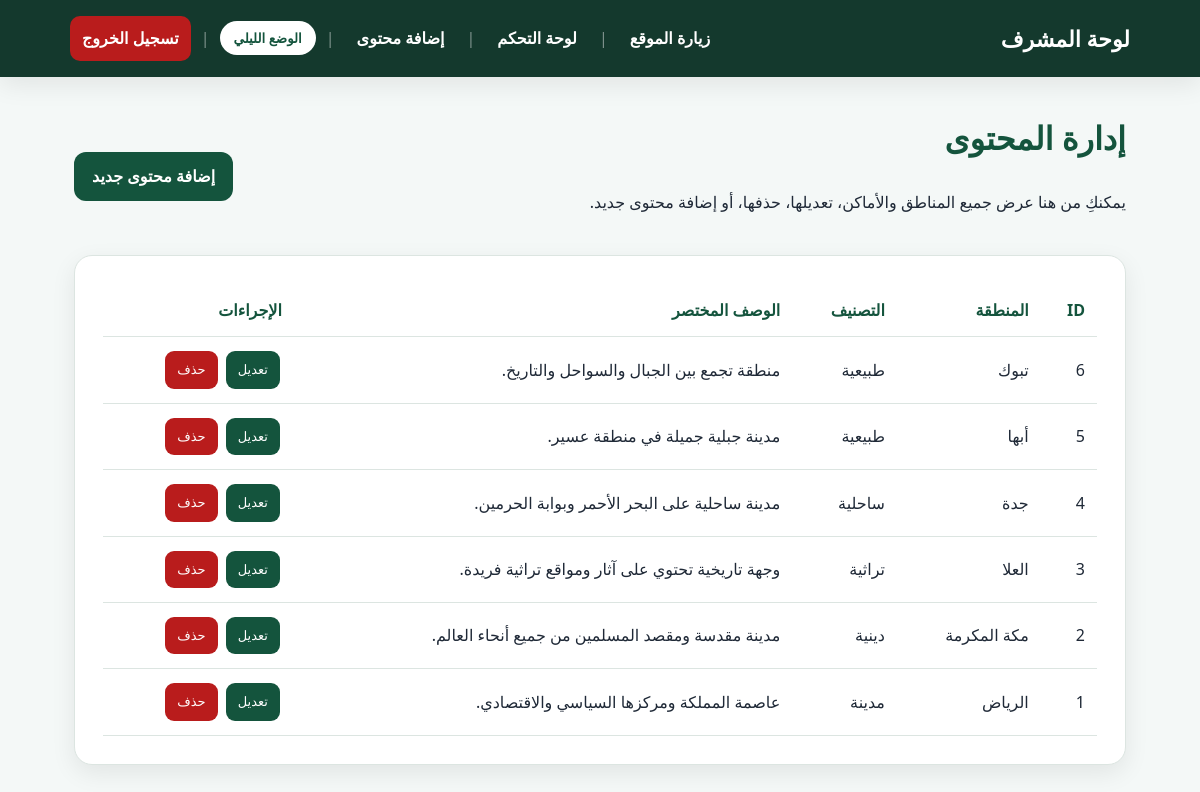
Page /admin/dashboard.php (signed in) on the committed database.
### tables this page shows
CREATE TABLE regions (
    id INT AUTO_INCREMENT PRIMARY KEY,
    name VARCHAR(150) NOT NULL,
    category VARCHAR(100) NOT NULL,
    short_description VARCHAR(255) NOT NULL,
    description TEXT NOT NULL,
    history TEXT NOT NULL,
    culture TEXT NOT NULL,
    landmarks TEXT NOT NULL,
    main_image VARCHAR(500) NOT NULL,
    image_one VARCHAR(500) NOT NULL,
    image_two VARCHAR(500) NOT NULL,
    image_three VARCHAR(500) NOT NULL,
    created_at TIMESTAMP DEFAULT CURRENT_TIMESTAMP
);

### admin/dashboard.php (the view, shortened to what this page needs)
<?php
include "../includes/db.php";
$result = mysqli_query($conn, "SELECT * FROM regions ORDER BY id DESC");
?>
<!DOCTYPE html>
<html lang="ar" dir="rtl">
<head>
    <link rel="stylesheet" href="../assets/css/style.css">
</head>
<body>
<nav class="navbar">
    <h2>لوحة المشرف</h2>
    <ul>
        <li><a href="../index.php">زيارة الموقع</a></li>
        <li><a href="dashboard.php">لوحة التحكم</a></li>
        <li><a href="add.php">إضافة محتوى</a></li>
        <li><button class="mode-btn" type="button" onclick="toggleMode()">الوضع الليلي</button></li>
        <li><a class="logout-btn" href="logout.php">تسجيل الخروج</a></li>
    </ul>
</nav>
<main class="container">
    <div class="admin-actions">
        <div>
            <h1 class="page-title">إدارة المحتوى</h1>
            <p>يمكنكِ من هنا عرض جميع المناطق والأماكن، تعديلها، حذفها، أو إضافة محتوى جديد.</p>
        </div>
        <a class="btn" href="add.php">إضافة محتوى جديد</a>
    </div>
    <section class="table-card">
        <table>
            <thead>
                <tr>
                    <th>ID</th>
                    <th>المنطقة</th>
                    <th>التصنيف</th>
                    <th>الوصف المختصر</th>
                    <th>الإجراءات</th>
                </tr>
            </thead>
            <tbody>
                <?php while ($row = mysqli_fetch_assoc($result)) { ?>
                    <tr>
                        <td><?php echo $row["id"]; ?></td>
                        <td><?php echo htmlspecialchars($row["name"]); ?></td>
                        <td><?php echo htmlspecialchars($row["category"]); ?></td>
                        <td><?php echo htmlspecialchars($row["short_description"]); ?></td>
                        <td>
                            <a class="btn-small edit-btn" href="edit.php?id=<?php echo $row["id"]; ?>">تعديل</a>
                            <a class="btn-small delete-btn" onclick="return confirmDelete();" href="delete.php?id=<?php echo $row["id"]; ?>">حذف</a>
                        </td>
                    </tr>
                <?php } ?>
            </tbody>
        </table>
    </section>
</main>
</body>
</html>

### assets/css/style.css (style rules this page uses)
* { box-sizing: border-box; }
:root { --primary: #14543d; --primary-dark: #0f3f2f; --secondary: #e8f3ed; --bg: #f4f8f7; --card: #ffffff; --text: #1f2937; --muted: #6b7280; --border: #dce5e1; --danger: #b91c1c; --success: #dff5e8; --success-text: #14543d; --shadow: 0 8px 24px rgba(0, 0, 0, 0.08); }
body { margin: 0; font-family: "Segoe UI", Tahoma, Arial, sans-serif; background: var(--bg); color: var(--text); line-height: 1.8; }
a { text-decoration: none; color: inherit; }
.navbar { background: rgba(11, 49, 37, 0.96); color: white; padding: 16px 70px; display: flex; justify-content: space-between; align-items: center; gap: 16px; box-shadow: var(--shadow); }
.navbar h2 { margin: 0; font-size: 22px; font-weight: 800; }
.navbar ul { list-style: none; display: flex; gap: 0; padding: 0; margin: 0; align-items: center; }
.navbar li { display: flex; align-items: center; }
.navbar li:not(:last-child)::after { content: "|"; color: rgba(255, 255, 255, 0.45); margin: 0 10px; }
.navbar a { color: white; font-weight: bold; padding: 8px 12px; border-radius: 10px; }
.mode-btn, .btn, .btn-small, button { border: none; cursor: pointer; font-family: inherit; }
.mode-btn { background: white; color: var(--primary); padding: 8px 14px; border-radius: 999px; font-weight: bold; }
.container { max-width: 1100px; margin: 32px auto; padding: 0 24px; }
.form-card, .table-card, .details-card { background: var(--card); border: 1px solid var(--border); border-radius: 18px; padding: 28px; box-shadow: var(--shadow); }
.page-title { margin-top: 0; color: var(--primary); }
.btn { display: inline-block; background: var(--primary); color: white; padding: 10px 18px; border-radius: 12px; margin-top: 12px; font-weight: bold; }
.admin-actions { display: flex; justify-content: space-between; align-items: center; margin: 22px 0; gap: 12px; }
table { width: 100%; border-collapse: collapse; background: var(--card); }
th, td { border-bottom: 1px solid var(--border); padding: 12px; text-align: right; }
th { color: var(--primary); }
.btn-small { display: inline-block; padding: 7px 12px; border-radius: 9px; color: white; font-size: 13px; margin: 2px; }
.edit-btn { background: var(--primary); }
.delete-btn { background: var(--danger); }
.logout-btn { background: var(--danger); padding: 8px 14px; border-radius: 10px; }

### rows in the picture
regions: id "6", name "تبوك", category "طبيعية", short_description "منطقة تجمع بين الجبال والسواحل والتاريخ."
regions: id "5", name "أبها", category "طبيعية", short_description "مدينة جبلية جميلة في منطقة عسير."
regions: id "4", name "جدة", category "ساحلية", short_description "مدينة ساحلية على البحر الأحمر وبوابة الحرمين."
regions: id "3", name "العلا", category "تراثية", short_description "وجهة تاريخية تحتوي على آثار ومواقع تراثية فريدة."
regions: id "2", name "مكة المكرمة", category "دينية", short_description "مدينة مقدسة ومقصد المسلمين من جميع أنحاء العالم."
regions: id "1", name "الرياض", category "مدينة", short_description "عاصمة المملكة ومركزها السياسي والاقتصادي."
